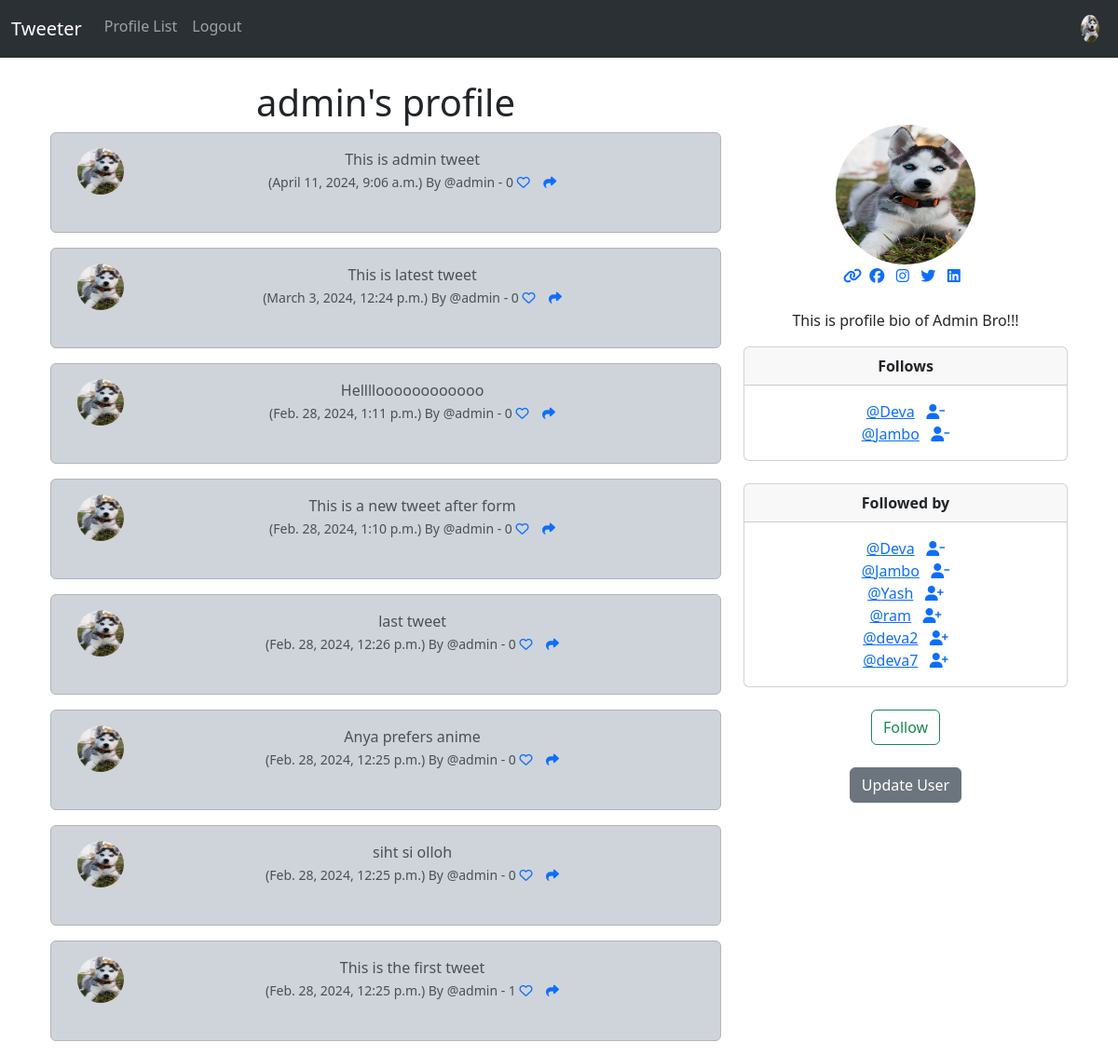
Screenshot of /profile/1 (signed in) with the database file from the repository.
### musker/models.py (models this page shows, shortened)
class Profile(models.Model):
    user = models.OneToOneField(User, on_delete=models.CASCADE)
    follows = models.ManyToManyField(
        "self", related_name="followed_by", symmetrical=False, blank=True
    )
    profile_image = models.ImageField(null=True,blank=True,upload_to='images/')
    date_modified = models.DateTimeField(User, auto_now=True, auto_now_add=False)
    profile_bio = models.CharField(null=True,blank=True, max_length=100)
    portfolio_link = models.CharField(null=True,blank=True, max_length=100)
    facebook_link = models.CharField(null=True,blank=True, max_length=100)
    twitter_link = models.CharField(null=True,blank=True, max_length=100)
    instagram_link = models.CharField(null=True,blank=True, max_length=100)
    linkedin_link = models.CharField(null=True,blank=True, max_length=100)
    def __str__(self) -> str:
        return self.user.username

class Tweet(models.Model):
    user = models.ForeignKey(User, on_delete=models.DO_NOTHING, related_name="tweets")
    body = models.CharField(max_length=280)
    created_at = models.DateTimeField(auto_now_add=True)
    likes = models.ManyToManyField(User,blank=True)
    def number_of_likes(self):
        return self.likes.count()

### musker/views.py (the view, shortened to what this page needs)
# urls.py: path('profile/<int:pk>',views.profile,name='profile'),
def profile(request,pk):
    if request.user.is_authenticated:
        my_profile = Profile.objects.get(user_id = pk)
        tweets = Tweet.objects.filter(user_id=pk).order_by("-created_at")
        return render(request,'profile.html',{ "my_profile" : my_profile,"tweets":tweets })
    else:
        messages.error(request,("Erro: You are not loged in"))
        return redirect('home')

### templates/profile.html (shortened to what this page needs)
{% extends "base.html" %}
{% load static %}
{% block container %}
<div>
  {% if my_profile %}
  <div class="container text-center">
    <div class="row">
      <div class="col-8">
        <h1>{{my_profile.user.username}}'s profile</h1>
        {% if tweets %}
          {% for tweet in tweets %}
          <div class="alert alert-dark" role="alert">
            <div class="container">
              <div class="row">
                <div class="col-1">
                  {% if my_profile.profile_image %}
                    <img src="{{my_profile.profile_image.url}}" width="50" height="50" class="rounded-circle"  alt="{{my_profile.user.username}}">
                  {% else %}
                    <img src="{% static 'images/user_img.png' %}" width="50" height="50" class="rounded-circle"  alt="{{my_profile.user.username}}">
                  {% endif %}
                </div>
                <div class="col-11">
                    {{tweet.body}} <br>
                    <small>
                      ({{tweet.created_at}}) By @{{tweet.user.username}} - {{tweet.number_of_likes}}
                      {% if user in tweet.likes.all %}
                      <a href="{% url 'tweet_likes' tweet.id%}">
                        <i class="fa-solid fa-heart"></i></a>
                      {% else %}
                      <a href="{% url 'tweet_likes' tweet.id%}">
                        <i class="fa fa-heart-o"></i></a>
                      {% endif %}
                      <a href="{% url 'tweet_show' tweet.id %}">
                          <i class="fa fa-share"></i></a>
                    </small>
                </div><br><br>
              </div>
            </div>
            <br /></div>
          {% endfor %}
        {% endif %}
      </div>
      <div class="col-4">
        <br /><br />
        {% if my_profile.profile_image %}
          <img src="{{my_profile.profile_image.url}}" width="150" height="150" class="rounded-circle" alt="{{my_profile.profile_photo}}">
        {% endif %}
        <br>
        {% if my_profile.portfolio_link %}
          <a href="{{my_profile.portfolio_link}}" target="new">
            <i class="fa-solid fa-link"></i></a>&nbsp;
        {% endif %}
        {% if my_profile.facebook_link %}
          <a href="{{my_profile.facebook_link}}" target="new">
            <i class="fa-brands fa-facebook"></i></a>
        {% endif %}
        {% if my_profile.instagram_link %}
          <a href="{{my_profile.instagram_link}}" target="new">
            <i class="fa-brands fa-instagram"></i></a>
        {% endif %}
        {% if my_profile.twitter_link %}
          <a href="{{my_profile.twitter_link}}" target="new">
            <i class="fa-brands fa-twitter"></i></a>
        {% endif %}
          {% if my_profile.linkedin_link %}
          <a href="{{my_profile.linkedin_link}}" target="new">
            <i class="fa-brands fa-linkedin"></i></a>
        {% endif %}
        <br><br>
        {% if my_profile.profile_bio %}
          <p aligh="justify">{{my_profile.profile_bio}}</p>
        {% endif %}
        <div class="card">
          <div class="card-header">
            <strong>Follows</strong>
          </div>
          <div class="card-body">
            <p class="card-text">
              {% for i in my_profile.follows.all %}
              <a href="{% url 'profile' i.user.id %}">@{{i}}</a>&nbsp;&nbsp;
              <a href="{% url 'unfollow' i.user.id %}">
                <i class="fa fa-user-minus" ></i></a>
              <br />
              {% endfor %}
            </p>
          </div>
        </div>
        <br />
        <div class="card">
          <div class="card-header"><strong>Followed by</strong><br /></div>
          <div class="card-body">
            <p class="card-text">
              {% for i in my_profile.followed_by.all %}
                <a href="{% url 'profile' i.user.id %}">@{{i}}</a>&nbsp;&nbsp;
                {% if i in my_profile.follows.all %}
                <a href="{% url 'unfollow' i.user.id %}">
                  <i class="fa fa-user-minus" ></i></a>
                {% else %}
                  <a href="{% url 'follow' i.user.id %}">
                    <i class="fa fa-user-plus" ></i></a>
                {% endif %}
                <br />
              {% endfor %}
            </p>
          </div>
        </div>
        <br />
        <form method="POST">
          {% csrf_token %} {% if my_profile in user.profile.follows.all%}
          <button class="btn btn-outline-danger" name="follow" value="unfollow">
            Unfollow
          </button>
          {% else %}
          <button class="btn btn-outline-success" name="follow" value="follow">
            Follow
          </button>
          {% endif %}
        </form>
        <br />
        {% if request.user.id == my_profile.user.id %}
        <a href="{% url 'update_user' %}" class="btn btn-secondary"
          >Update User</a
        >
        {% endif %}
      </div>
    </div>
  </div>
  {% endif %}
</div>
{% endblock container %}

### templates/navbar.html (shortened to what this page needs)
{% load static %}
<nav class="navbar navbar-expand-lg bg-body-tertiary" data-bs-theme="dark">
    <div class="container-fluid">
      <a class="navbar-brand" href="{% url 'home' %}">Tweeter</a>
      <div class="collapse navbar-collapse " id="navbarSupportedContent">
        <ul class="navbar-nav me-auto mb-2 mb-lg-0 w-100" >
          <li class="nav-item">
            <a class="nav-link" href="{% url 'profile_list' %}">Profile List</a>
          </li>
          {% if request.user.is_authenticated %}
          <li class="nav-item">
            <a class="nav-link" href="{% url 'logout' %}">Logout</a>
          </li>
          {% endif %}
          {% if request.user.is_authenticated %}
            <ul class="navbar-nav ms-auto">
              <li class="nav-item">
                <a class="nav-link" href="{% url 'profile' request.user.id %}">
                  {% if user.profile.profile_image %}
                    <img src="{{user.profile.profile_image.url}}" alt="Profile Image" class="rounded-circle" widthh="30" height="30">
                    {% else %}
                    <img src="{% static 'images/user_img.png' %}" alt="Profile Image" class="rounded-circle" widthh="30" height="30">
                  {% endif %}
                </a>
            </li>
            </ul>
          {% endif %}
        </ul>
      </div>
    </div>
  </nav>

### rows the page displays
Profile: user.username "admin", profile_image (picture), profile_bio "This is profile bio of Admin Bro!!!"
Tweet: profile_image (picture), body "This is admin tweet", created_at "April 11, 2024, 9:06 a.m.", user.username "admin", number_of_likes "0"
Tweet: profile_image (picture), body "This is latest tweet", created_at "March 3, 2024, 12:24 p.m.", user.username "admin", number_of_likes "0"
Tweet: profile_image (picture), body "Helllloooooooooooo", created_at "Feb. 28, 2024, 1:11 p.m.", user.username "admin", number_of_likes "0"
Tweet: profile_image (picture), body "This is a new tweet after form", created_at "Feb. 28, 2024, 1:10 p.m.", user.username "admin", number_of_likes "0"
Tweet: profile_image (picture), body "last tweet", created_at "Feb. 28, 2024, 12:26 p.m.", user.username "admin", number_of_likes "0"
Tweet: profile_image (picture), body "Anya prefers anime", created_at "Feb. 28, 2024, 12:25 p.m.", user.username "admin", number_of_likes "0"
Tweet: profile_image (picture), body "siht si olloh", created_at "Feb. 28, 2024, 12:25 p.m.", user.username "admin", number_of_likes "0"
Tweet: profile_image (picture), body "This is the first tweet", created_at "Feb. 28, 2024, 12:25 p.m.", user.username "admin", number_of_likes "1"
Profile: user.username "Deva"
Profile: user.username "Jambo"
Profile: user.username "Yash"
Profile: user.username "ram"
Profile: user.username "deva2"
Profile: user.username "deva7"
